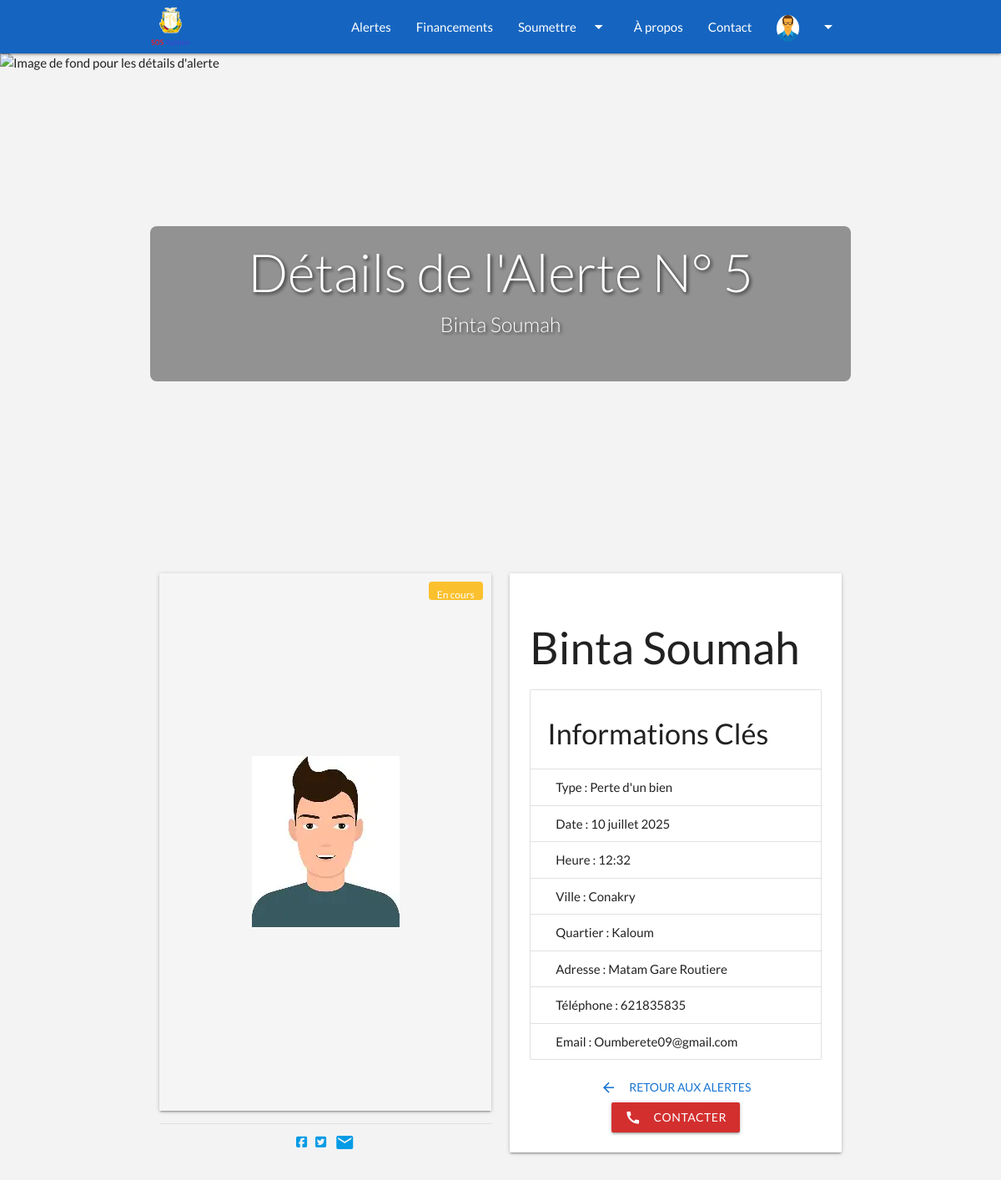
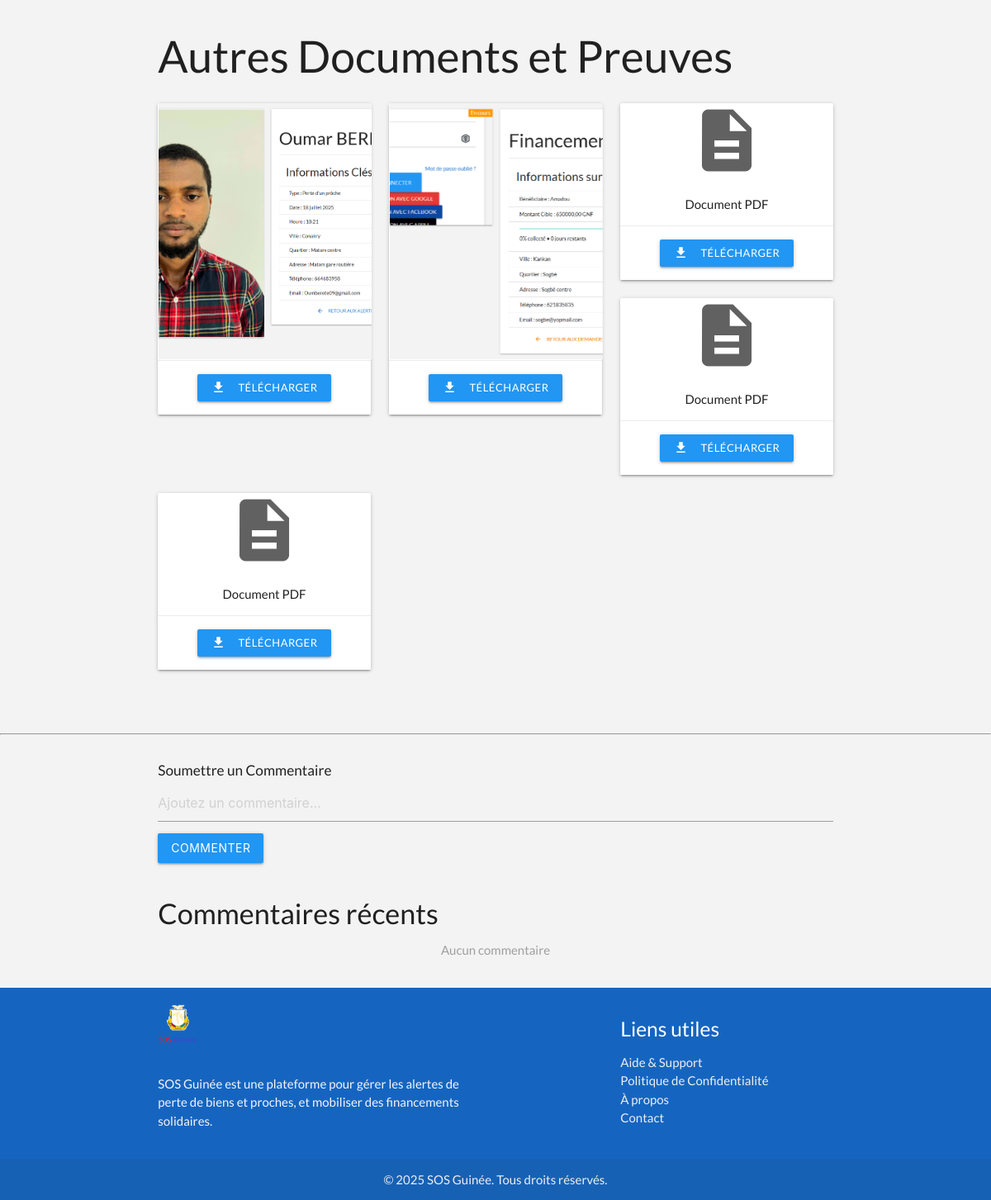
The app's page /loss-alert-details/5/ (signed in) with its own data (2 pictures, top to bottom).
### page/models.py (models this page shows, shortened)
class BaseEntity(models.Model):
    created_at = models.DateTimeField(auto_now_add=True)
    updated_at = models.DateTimeField(auto_now=True)
    isDeleted = models.BooleanField(blank=True, null=True, default=False)
    created_by = models.ForeignKey(
        User,
        on_delete=models.SET_NULL,
        null=True,
        blank=True,
        related_name='created_%(class)s_set'
    )
    updated_by = models.ForeignKey(
        User,
        on_delete=models.SET_NULL,
        null=True,
        blank=True,
        related_name='updated_%(class)s_set'
    )
    deleted_by = models.ForeignKey(
        User,
        on_delete=models.SET_NULL,
        null=True,
        blank=True,
        related_name='deleted_%(class)s_set'
    )
    class Meta:
        abstract = True

class LossAlert(BaseEntity):
    name = models.CharField(max_length=255, verbose_name='Nom du sujet concerné')
    loss_alert_type = models.ForeignKey(LossAlertType, on_delete=models.PROTECT, blank=True, null=True, verbose_name='Type alerte perte')
    loss_alert_status = models.ForeignKey(LossAlertStatus, on_delete=models.PROTECT, blank=True, null=True)
    description = models.TextField(verbose_name='Description')
    principal_image = models.ImageField(upload_to='img/alerts/', blank=True, null=True, verbose_name='Image Principale')
    email = models.CharField(max_length=255, null=True, blank=True, verbose_name='Email')
    phone = models.CharField(max_length=255, null=True, blank=True, verbose_name='Telephone')
    country = models.CharField(max_length=255, default="Guinée", blank=True, null=True, verbose_name='Pays')
    city = models.CharField(max_length=255, verbose_name='Ville')
    quarter = models.CharField(max_length=255, verbose_name='Quartier')
    address = models.CharField(max_length=255, verbose_name='Adresse')
    date_alert = models.DateField(verbose_name='Date alerte perte')
    hour_alert = models.TimeField(blank=True, null=True, verbose_name='Heure alerte perte')
    optional_docs = models.ManyToManyField(OptionalAlertDoc, verbose_name='Autres documents', blank=True, related_name='loss_alert')
    objects = BaseManager()
    all_objects = AllObjectsManager()
    @property
    def type_alert_name(self):
        if self.loss_alert_type:
            return self.loss_alert_type.name
        else:
            return "Alerte Perte"
    @property
    def status_alert_name(self):
        if self.loss_alert_status:
            return self.loss_alert_status.name
        else :
            return "Statut non defini"
    class Meta:
        verbose_name = 'Alerte perte'
        verbose_name_plural = 'Alertes perte'
        db_table = 'loss_alert'

class LossAlertStatus(BaseEntity):
    name = models.CharField(max_length=255, verbose_name='Statut alerte perte', unique=True)
    description = models.TextField(verbose_name='Description Statut alerte perte')
    objects = BaseManager()
    all_objects = AllObjectsManager()
    class Meta:
        verbose_name = 'Statut alerte perte'
        verbose_name_plural = 'Statuts alerte perte'
        db_table = 'loss_alert_status'

class LossAlertType(BaseEntity):
    name = models.CharField(max_length=255, verbose_name='Type alerte perte', unique=True)
    description = models.TextField(verbose_name='Description Type alerte perte')
    objects = BaseManager()
    all_objects = AllObjectsManager()
    class Meta:
        verbose_name = 'Type alerte perte'
        verbose_name_plural = 'Types alerte perte'
        db_table = 'loss_alert_type'

class OptionalAlertDoc(BaseEntity):
    document = models.FileField(upload_to='img/alerts/', verbose_name='Autres documents', blank=True, null=True)
    document_name = models.CharField(max_length=255, verbose_name='Nom document', blank=True, null=True)
    document_type = models.CharField(max_length=255, verbose_name='Type document', blank=True, null=True)
    document_size = models.CharField(max_length=255, verbose_name='Taille document', blank=True, null=True)
    class Meta:
        verbose_name = "Autre documents d'alerte perte"
        verbose_name_plural = "Autres documents d' alerte perte"
        db_table = 'optional_alert_doc'

### page/views.py (the view)
# urls.py: path('loss-alert-details/<int:pk>/', views.loss_alert_detail, name='loss_alert_detail'),
def loss_alert_detail(request, pk):
    alert = get_object_or_404(LossAlert, pk=pk)
    content_type = ContentType.objects.get_for_model(LossAlert)
    comments = Comment.objects.filter(content_type=content_type, object_id=alert.id, isDeleted=False).select_related('user')
    comment_form = CommentForm()
    return render(request, 'page/loss_alert_details.html', {
        'alert': alert,
        'comments': comments,  # 🔴 Important !
        'comment_form': comment_form,
        'model_name': 'lossalert',
        'object_id': alert.id
    })

### page/forms.py
class CommentForm(forms.ModelForm):
    class Meta:
        model = Comment
        fields = ['text']
        widgets = {
            'text': forms.Textarea(attrs={
                'rows': 3,
                'placeholder': "Ajoutez un commentaire...",
                'class': 'materialize-textarea'
            })
        }
        labels = {
            'text': ''
        }

### page/models.py (called while the page is built)
    def get_queryset(self):
        return super().get_queryset().filter(isDeleted=False)

### page/templatetags/custom_filters.py (called while the page is built)
@register.filter
def startswith(value, arg):
    return value.startswith(arg)

### page/templates/page/loss_alert_details.html (shortened to what this page needs)
{% extends 'base.html' %}
{% load static custom_filters %}
{% block extracss %}
<link rel="stylesheet" href="{% static 'css/custom_css.css' %}">
{% endblock %}
{% block content %}
<main role="main">
  <section class="parallax-container valign-wrapper hero-section hero-details-page" aria-label="Bannière détails alerte">
    <div class="parallax">
      <img src="{% static 'img/articles/img7.avif' %}" alt="Image de fond pour les détails d'alerte">
    </div>
    <div class="container center-align white-text hero-content">
      <div class="row">
        <div class="col s12">
          <h1 class="header light text-shadow">Détails de l'Alerte N° {{ alert.id }}</h1>
          <h5 class="light text-shadow truncate">{{ alert.name }}</h5>
        </div>
      </div>
    </div>
  </section>
  <section class="section container" aria-labelledby="detail-alert-heading">
    <div class="row">
      <div class="col s12 m6 detail-main-image">
        <div class="card hoverable">
          <div class="card-image">
            <span class="badge yellow darken-2 white-text">{{ alert.status_alert_name }}</span>
            <img src="{% if alert.principal_image %}{{ alert.principal_image.url }}{% else %}{% static 'img/articles/img1.avif' %}{% endif %}"
                 alt="Image alerte {{ alert.name }}" loading="lazy" class="materialboxed">
          </div>
        </div>
        <div class="social-share-buttons">
          <a href="https://www.facebook.com/sharer/sharer.php?u={{ request.build_absolute_uri }}" target="_blank" rel="noopener noreferrer" aria-label="Partager sur Facebook"><i class="fab fa-facebook-square"></i></a>
          <a href="https://twitter.com/intent/tweet?url={{ request.build_absolute_uri }}&text=Alerte%20SOS%20Guinée:%20{{ alert.name|urlencode }}" target="_blank" rel="noopener noreferrer" aria-label="Partager sur Twitter"><i class="fab fa-twitter-square"></i></a>
          <a href="mailto:?subject=Alerte%20SOS%20Guinée:%20{{ alert.name|urlencode }}&body=Consultez%20cette%20alerte%20sur%20SOS%20Guinée:%20{{ request.build_absolute_uri }}" aria-label="Partager par Email"><i class="material-icons">email</i></a>
        </div>
      </div>
      <div class="col s12 m6">
        <div class="card-panel">
          <h2 class="truncate">{{ alert.name }}</h2>
          <ul class="collection with-header">
            <li class="collection-header"><h4>Informations Clés</h4></li>
            <li class="collection-item"><strong>Type :</strong> {{ alert.type_alert_name }}</li>
            <li class="collection-item"><strong>Date :</strong> {{ alert.date_alert|date:"d F Y" }}</li>
            <li class="collection-item"><strong>Heure :</strong> {{ alert.hour_alert }}</li>
            <li class="collection-item"><strong>Ville :</strong> {{ alert.city }}</li>
            <li class="collection-item"><strong>Quartier :</strong> {{ alert.quarter }}</li>
            <li class="collection-item"><strong>Adresse :</strong> {{ alert.address }}</li>
            <li class="collection-item"><strong>Téléphone :</strong> {{ alert.phone }}</li>
            <li class="collection-item"><strong>Email :</strong> {{ alert.email|default:"Non fourni" }}</li>
          </ul>
          <div class="card-action center-align">
            <a href="{% url 'loss_alert_list' %}" class="btn-flat waves-effect waves-light blue-text text-darken-2" aria-label="Retour aux alertes">
              <i class="material-icons left">arrow_back</i> Retour aux Alertes
            </a>
            {% if alert.phone %}
            <a href="tel:{{ alert.phone }}" class="btn waves-effect waves-light red darken-2" aria-label="Contacter par téléphone">
              <i class="material-icons left">call</i> Contacter
            </a>
            {% endif %}
          </div>
        </div>
      </div>
    </div>
    {% if alert.optional_docs.exists %}
    <div class="row">
      <div class="col s12">
        <h2>Autres Documents et Preuves</h2>
        <div class="row">
          {% for doc in alert.optional_docs.all %}
          <div class="col s12 m6 l4">
            <div class="card">
              <div class="card-image">
                {% if doc.document_type|startswith:"image" %}
                <img src="{{ doc.document.url }}" alt="Document image" class="materialboxed" loading="lazy">
                {% else %}
                <div class="document-preview center-align">
                  <i class="material-icons large grey-text text-darken-2">description</i>
                  <p>Document PDF</p>
                </div>
                {% endif %}
              </div>
              <div class="card-action center-align">
                <a href="{{ doc.document.url }}" target="_blank" rel="noopener noreferrer" class="btn-small blue waves-effect waves-light">
                  <i class="material-icons left">file_download</i> Télécharger
                </a>
              </div>
            </div>
          </div>
          {% endfor %}
        </div>
      </div>
    </div>
    {% endif %}
  </section>
  <hr>
  <section class="section container" aria-labelledby="detail-fund-heading">
    {% if user.is_authenticated %}
    <div class="row">
      <div class="col s12">
        <h6>Soumettre un Commentaire</h6>
        <div id="comment-form-section">
          <form id="comment-form" method="post">
            {{ comment_form.text }}
            <button type="submit" class="btn waves-effect blue">Commenter</button>
          </form>
        </div>
      </div>
    </div>
    {% endif %}
    <div class="row">
      <div class="col s12">
        <h4>Commentaires récents</h4>
        <div id="comments-list">
          {% if comments %}
          {% for comment in comments %}
          <div class="card-panel">
            <strong>{{ comment.user.username }}</strong> — <small>{{ comment.created_at|date:"d/m/Y H:i" }}</small>
            <p>{{ comment.text }}</p>
          </div>
          {% endfor %}
          {% else %}
          <div class="center grey-text">Aucun commentaire</div>
          {% endif %}
        </div>
      </div>
    </div>
  </section>
</main>
{% endblock %}

### static/css/style.css (style rules this page uses)
.card-image img { height: 310px; object-fit: cover; width: 100% !important; margin: 1px; }

### static/css/custom.css (style rules this page uses)
:root { --primary-color: #c72727; --secondary-color: #f99500; --light-color: #f3f3f3; --dark-color: #333; --max-width: 1100px; }
body { font-family: 'Lato',sans-serif; line-height: 1.5; background-color: var(--light-color); }
.parallax-container { height: 500px; }
.card-image { position: relative; }

### static/css/custom_css.css (style rules this page uses)
.hero-section { min-height: 600px; display: flex; align-items: center; justify-content: center; position: relative; overflow: hidden; }
.hero-content { z-index: 10; position: relative; padding: 20px; background: rgba(0, 0, 0, 0.4); border-radius: 8px; }
.hero-content h1,.hero-content h5 { margin-top: 0; margin-bottom: 15px; }
.text-shadow { text-shadow: 2px 2px 4px rgba(0, 0, 0, 0.7); }
.section > .row:first-child { display: flex; flex-wrap: wrap; }
.detail-main-image .card, .card-main-details .card-panel { height: 700px; display: flex; flex-direction: column; }
.detail-main-image .card .card-image { flex-grow: 1; }
.detail-main-image .card .card-image img { width: 100%; height: 100%; object-fit: contain; }
.section > .row:first-child { display: flex; flex-wrap: wrap; align-items: stretch; }
.detail-main-image, .card-main-details { display: flex; flex-direction: column; }
.detail-main-image .card, .card-main-details .card-panel { display: flex; flex-direction: column; justify-content: space-between; flex: 1; height: 100%; }
.detail-main-image .card .card-image { flex: 1; display: flex; align-items: center; justify-content: center; background-color: #f5f5f5; position: relative; padding: .5px; }
.detail-main-image .card .card-image img { max-width: 100%; max-height: 100%; object-fit: contain; display: block; }
.detail-main-image .card .badge { position: absolute; top: 10px; right: 10px; z-index: 10; background-color: #fbc02d; color: white; padding: 5px 10px; border-radius: 4px; font-size: 0.8rem; }
.detail-main-image .social-share-buttons { padding: 10px; display: flex; justify-content: center; gap: 10px; border-top: 1px solid #e0e0e0; }
.detail-main-image img.materialboxed { object-fit: contain !important; width: auto !important; height: auto !important; max-width: 100% !important; max-height: 600px !important; margin: auto; }

### records on screen
LossAlert: id "5", name "Binta Soumah", status_alert_name "En cours", principal_image (picture), type_alert_name "Perte d'un bien", date_alert "10 juillet 2025", hour_alert "12:32", city "Conakry", quarter "Kaloum", address "Matam Gare Routiere", phone "621835835", email "Oumberete09@gmail.com"
OptionalAlertDoc: document (picture)
OptionalAlertDoc: document (picture)
OptionalAlertDoc: document_type "Document PDF"
OptionalAlertDoc: document_type "Document PDF"
OptionalAlertDoc: document_type "Document PDF"
